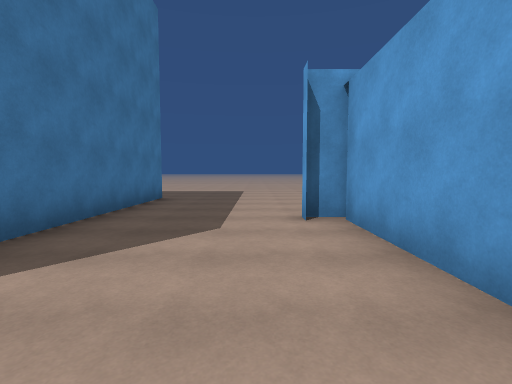
[1] (above)

20 first-person views from a walk through a Unity game level. The camera is 1.4 m above the floor, tilts 4° down and sees 85° across. The floor is counted in squares, 2 m on a side. Each view is taken from the middle of a square. On the plan, view 1 faces up. The plan holds only what a view shows up to about 9 squares ahead; the rest is blank. The place goes on beyond the plan. The player character is not drawn.

[2]
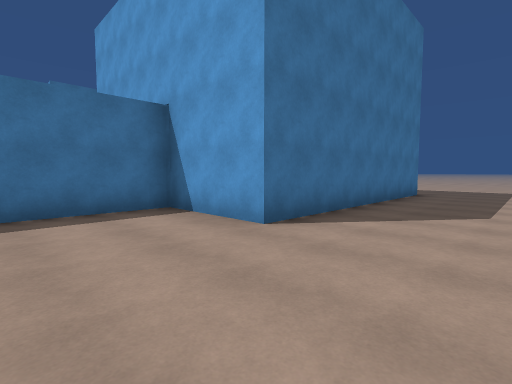

[3]
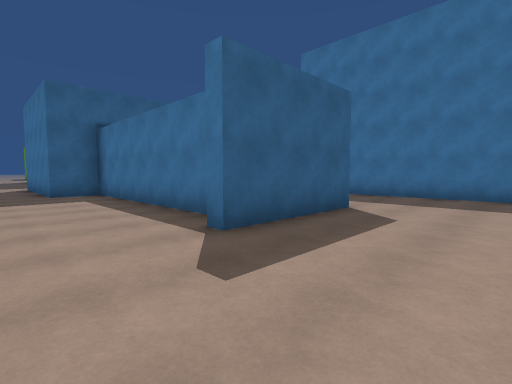

[4]
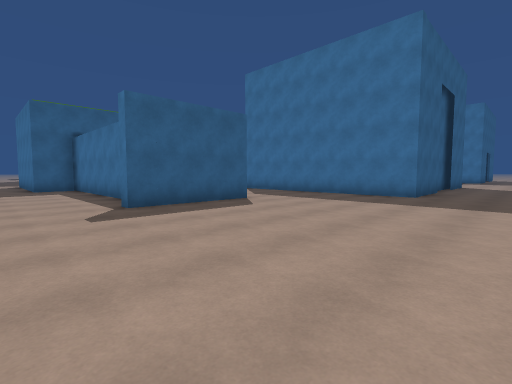

[5]
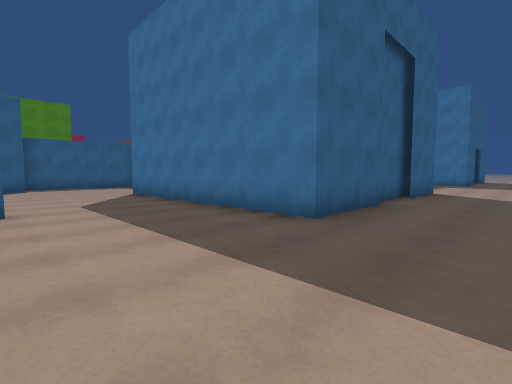

[6]
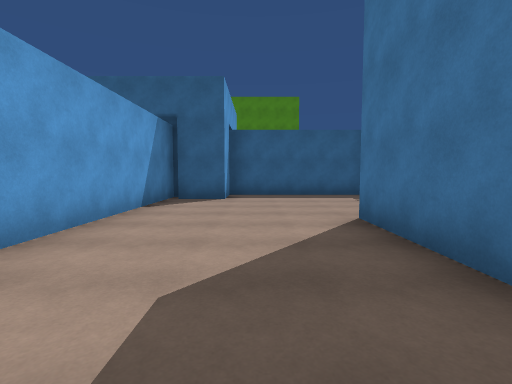

[7]
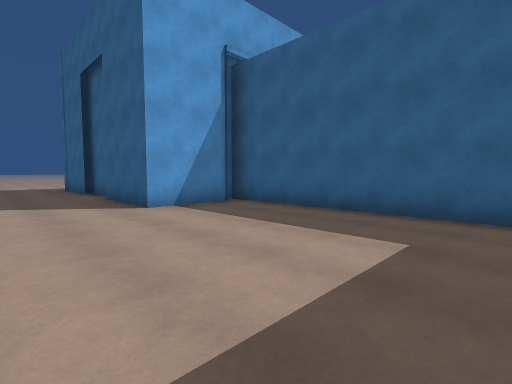

[8]
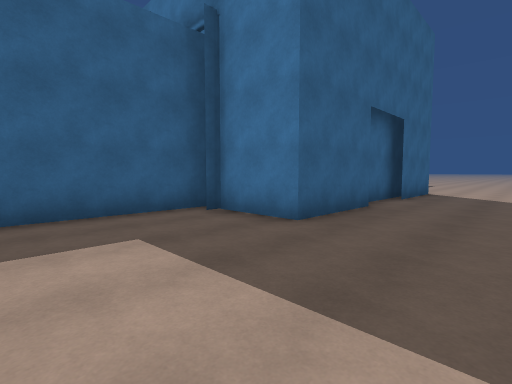

[9]
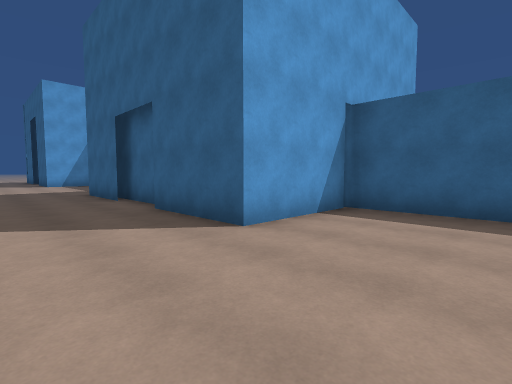

[10]
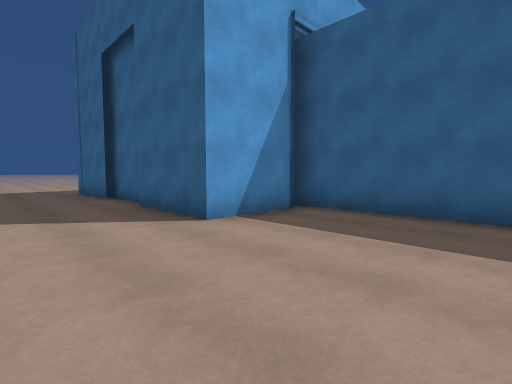

[11]
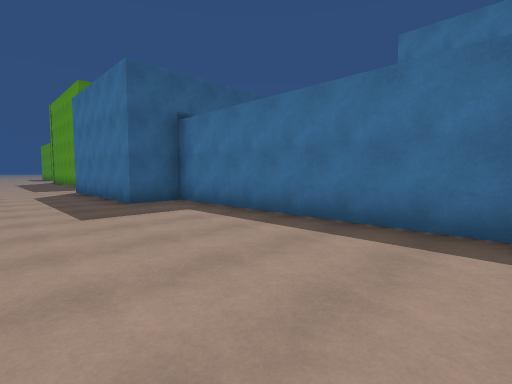

[12]
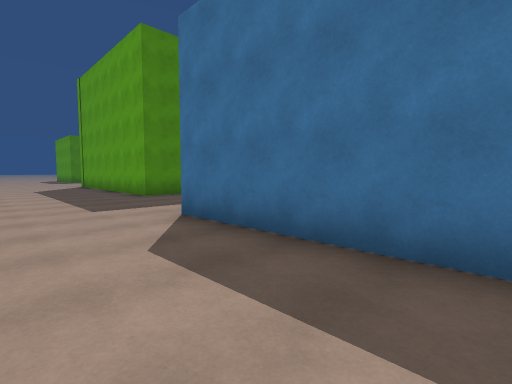

[13]
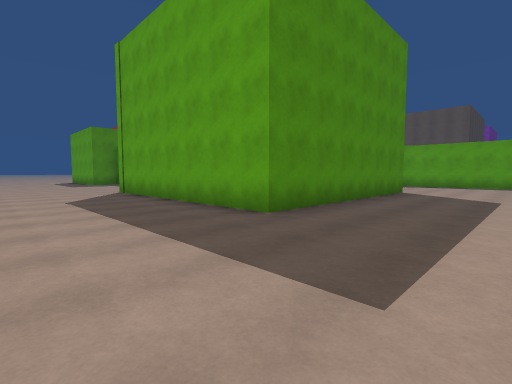

[14]
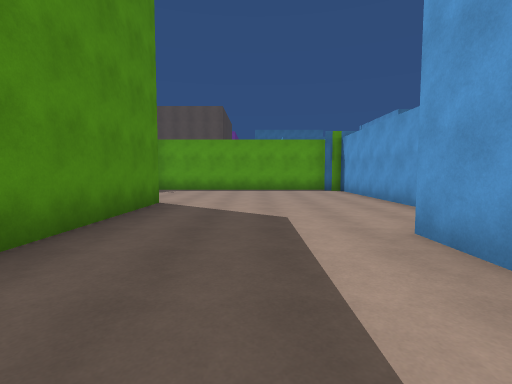

[15]
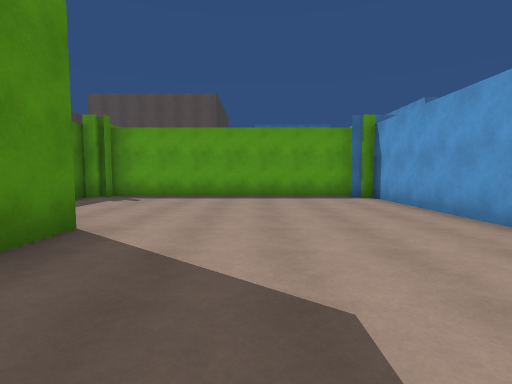

[16]
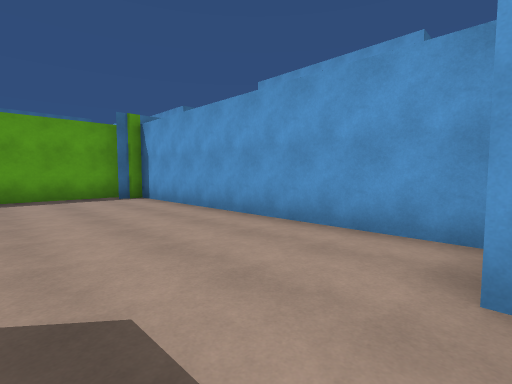

[17]
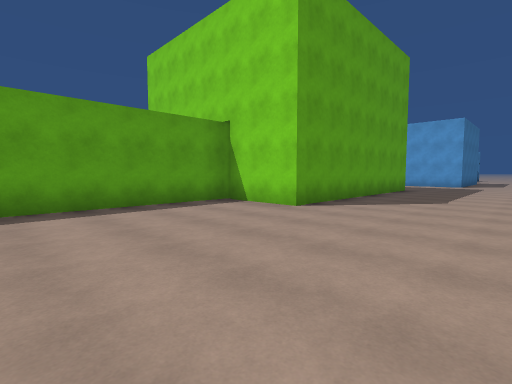

[18]
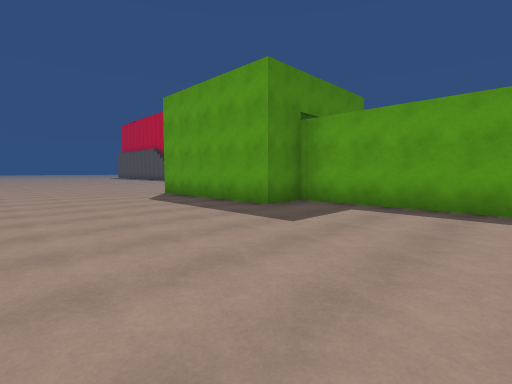

[19]
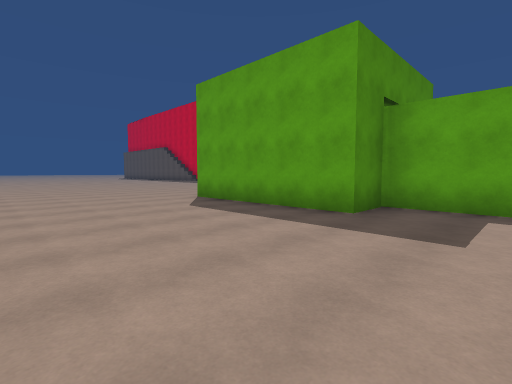

[20]
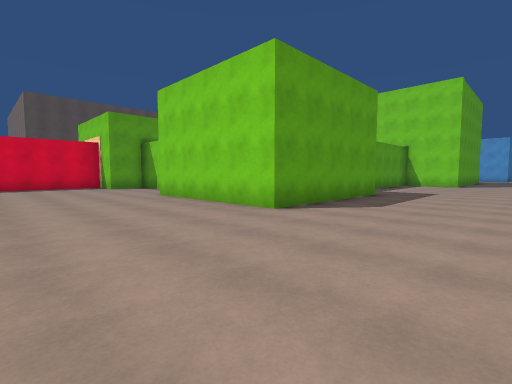

### Floor plan
Points are (right, up) in squares from view 1. A wall is a line through its corners. A room is listed if a view was taken in it or the views show most of it. See-through windows are left out.
Room 1 (views 1, 2, 3, 4, 5, 6, 7, 8, 9, 10, 11, 12, 13, 14, 15, 16, 17, 18, 19, 20)
walls: (-3.5, -11.2) (3.3, -11.2) (3.3, -17.9); (1.1, -7.2) (-0.2, -7.2); (-0.2, -5.7) (-7.8, -5.7) (-7.8, -6.4); (-4.4, -3.8) (-0.2, -3.8) (-0.2, -2.4) (1.1, -2.4); (-8.4, -6.1) (-8.4, -13.1) (-7.8, -13.1) (-7.8, -13.8) (-7.2, -13.8); (1.3, -3) (1.3, 4.4) (0.8, 4.4); (1.1, -18) (1.1, -25.2) (2.5, -25.2) (2.5, -30) (-2.4, -30); (3.4, -2.4) (4.6, -2.4) (4.6, -7.2); (3.5, -17.9) (3.5, -18.3) (1.2, -18.3); (0.6, 4.4) (4, 4.4); (3.3, 3.9) (3.3, -2.7); (-9.6, 5.6) (-9.6, 7.6) (-7.1, 7.6); (-5.2, 7.6) (-2.6, 7.6) (-2.6, 0.7) (-5.2, 0.7) (-5.2, -1.9); (-8.1, 7.4) (-4.2, 7.4); (-16.4, 5.2) (-9.3, 5.2); (-18.9, 7.6) (-16.3, 7.6) (-16.3, 5.7); (-21.9, 7.4) (-17.8, 7.4); (-25.9, 4.7) (-23.3, 4.7) (-23.3, 7.6) (-20.8, 7.6)

Positions as (right, up) in squares from view 1, and headings:
1: (0, 0), facing up
2: (0, -2), facing up-left
3: (6, 7), facing down-left
4: (6, 10), facing down-left
5: (1, 10), facing down-left
6: (-1, 5), facing down
7: (-15, 10), facing down-right
8: (-13, 10), facing down-left
9: (-26, 10), facing down-right
10: (-13, 10), facing down-right
11: (7, 4), facing down-left
12: (7, -3), facing down-left
13: (7, -8), facing down-left
14: (3, -9), facing left
15: (0, -9), facing left
16: (0, -9), facing up-left
17: (7, -23), facing up-left
18: (7, -21), facing down-left
19: (7, -23), facing down-left
20: (6, -34), facing up-left
